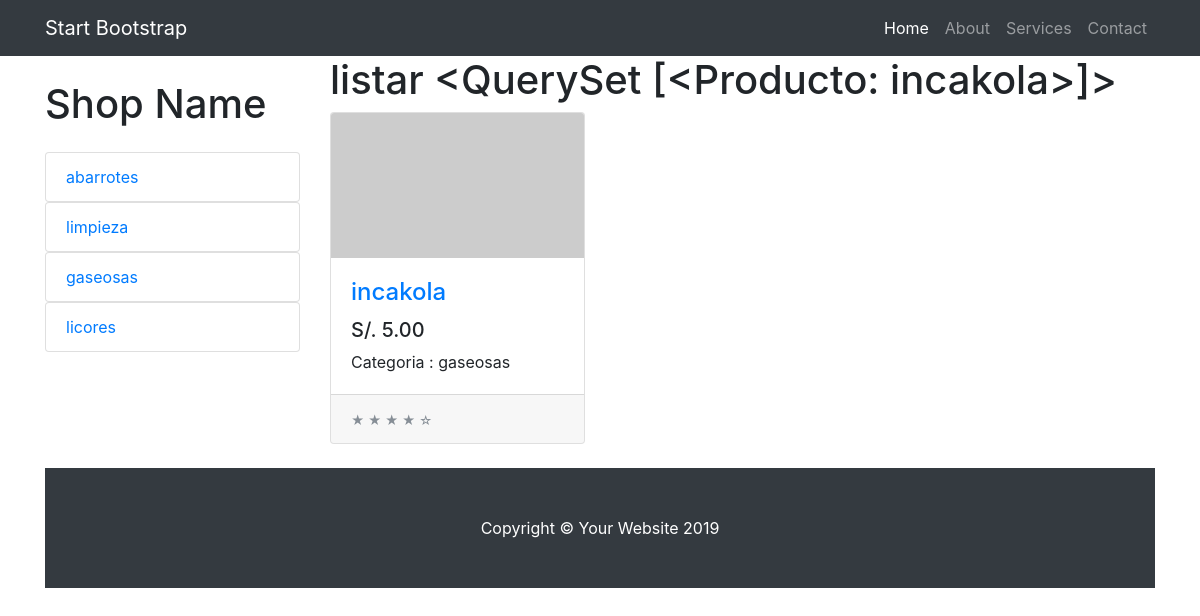
/tienda/categoria/3, run on the app's committed database.
### tienda/models.py (models this page shows, shortened)
class Categoria(models.Model):
    nombre = models.CharField(max_length=200)
    pub_date = models.DateTimeField('fecha de registro',auto_now=True)

class Producto(models.Model):
    categoria = models.ForeignKey(Categoria,on_delete=models.CASCADE)
    nombre = models.CharField(max_length=200)
    precio = models.DecimalField(max_digits=6,decimal_places=2)
    stock = models.IntegerField(default=0)
    pub_date = models.DateTimeField('date published')
    def __str__(self):
        return self.nombre

### tienda/views.py (the view)
# urls.py: path('categoria/<int:categoria_id>', views.categoria, name="categoria"),
def categoria(request , categoria_id):
    category_list = Categoria.objects.all()
    productos = Producto.objects.filter(categoria = categoria_id)
    return render(request , 'listar.html' , {'productos': productos ,'category_list':category_list})

### tienda/templates/listar.html
{% extends "layout.html" %}
{%block content%}
<div class="">
    <h1>listar {{productos}}</h1>
    <div class="row">
        {%for prod in productos %}
        <div class="col-lg-4 col-md-6 mb-4">
          <div class="card h-100">
            <a href="{% url 'tienda:producto' prod.id %}"><img class="card-img-top" src="http://placehold.it/700x400" alt=""></a>
            <div class="card-body">
              <h4 class="card-title">
                <a href="{% url 'tienda:producto' prod.id %}">{{prod.nombre}}</a>
              </h4>
              <h5>S/. {{prod.precio}}</h5>
              <p class="card-text">Categoria : {{ prod.categoria.nombre}}</p>
            </div>
            <div class="card-footer">
              <small class="text-muted">&#9733; &#9733; &#9733; &#9733; &#9734;</small>
            </div>
          </div>
        </div>
        {% endfor%}
</div>
{% endblock %}

### tienda/templates/layout.html (shortened to what this page needs)
{% load static %}
<!DOCTYPE html>
<html lang="en">
  <head>
    <link href="{% static 'vendor/bootstrap/css/bootstrap.min.css' %}" rel="stylesheet">
    <link href="{% static 'css/shop.css' %}" rel="stylesheet ">
  </head>
  <body>
    <nav class="navbar navbar-expand-lg navbar-dark bg-dark fixed-top">
      <div class="container">
        <a class="navbar-brand" href="#">Start Bootstrap</a>
        <div class="collapse navbar-collapse" id="navbarResponsive">
          <ul class="navbar-nav ml-auto">
            <li class="nav-item active">
              <a class="nav-link" href="#">Home
              </a>
            </li>
            <li class="nav-item">
              <a class="nav-link" href="#">About</a>
            </li>
            <li class="nav-item">
              <a class="nav-link" href="#">Services</a>
            </li>
            <li class="nav-item">
              <a class="nav-link" href="#">Contact</a>
            </li>
          </ul>
        </div>
      </div>
    </nav>
    <div class="container">
      <div class="row">
        <div class="col-lg-3">
          <h1 class="my-4">Shop Name</h1>
          {% for cat in category_list %}
          <div class="list-group">
            <a href="{% url 'tienda:categoria' cat.id %}" class="list-group-item">{{cat.nombre}}</a>
          </div>
          {% endfor %}
        </div>
        <div class="col-lg-9">
            {% block content %}{% endblock %}
        </div>
      </div>
    </div>
    <footer class="py-5 bg-dark">
      <div class="container">
        <p class="m-0 text-center text-white">Copyright &copy; Your Website 2019</p>
      </div>
    </footer>
  </body>
</html>

### tienda/static/css/shop.css (style rules this page uses)
body { padding-top: 54px; }
@media (min-width: 992px) { body { padding-top: 56px; } }

### data on the page
Categoria: nombre "abarrotes"
Categoria: nombre "limpieza"
Categoria: nombre "gaseosas"
Categoria: nombre "licores"
Producto: nombre "<QuerySet [<Producto: incakola>]>", nombre "incakola", precio "5.00", categoria.nombre "gaseosas"
